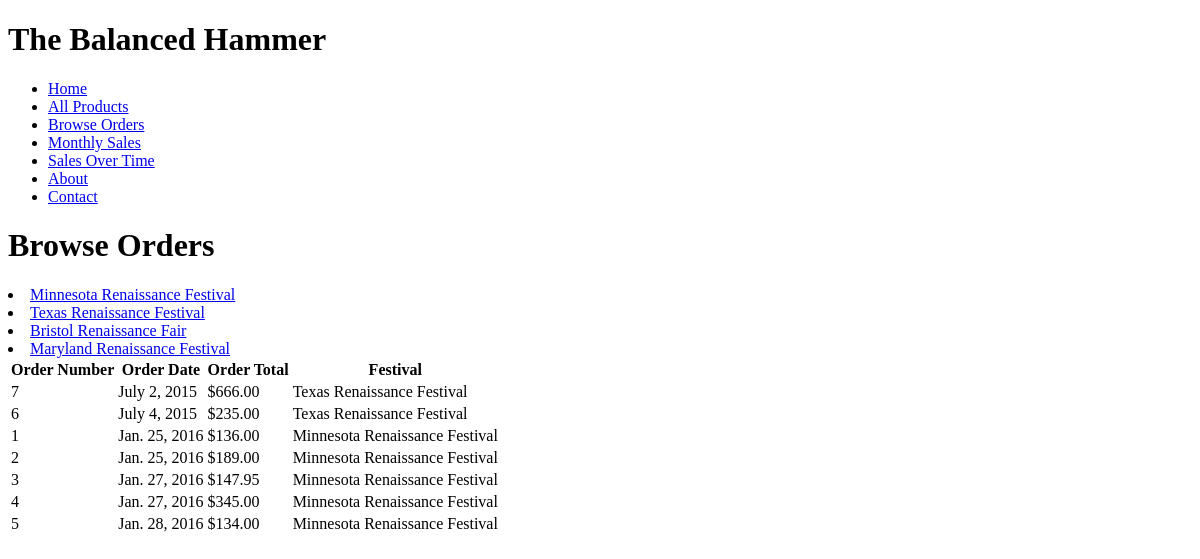
The app's page /products/reports/orders/, older data.
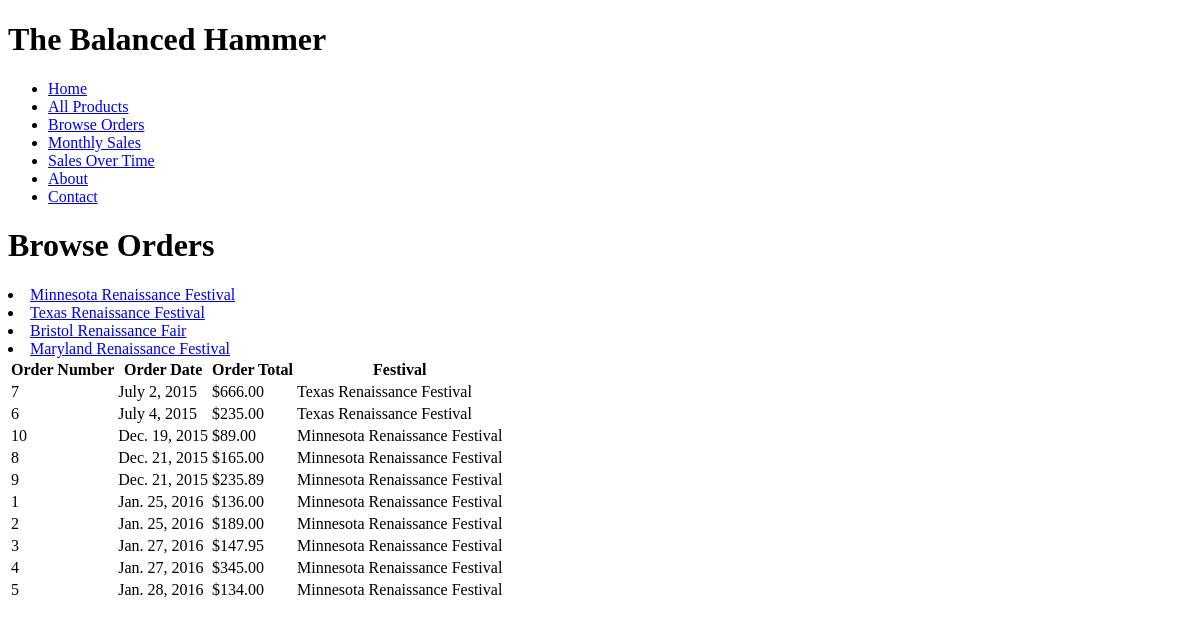
The same page, newer data.
### products/models.py (models this page shows, shortened)
class Festival(models.Model):
	festival_name = models.CharField(max_length=250)
	festival_city = models.CharField(max_length=50)
	festival_state = models.CharField(max_length=2)
	def __str__(self):
		return self.festival_name

class Order(models.Model):
	order_date = models.DateField(auto_now_add=False)
	order_total = models.FloatField()
	order_festival = models.ForeignKey(Festival, on_delete=models.CASCADE,)
	order_complete = models.BooleanField()
	class Meta:
		ordering = ["order_date"]
	def __str__(self):
		return str(self.id)

### products/views.py (the view)
# urls.py: url(r'^reports/orders/(?P<festival>[0-9]+)/$', views.browse_orders,
def browse_orders(request, festival=None):
	festival_list = Festival.objects.all()
	if festival:
		orders_list = Order.objects.filter(order_festival=festival)
	else:
		orders_list = Order.objects.all()
	return render(request, 'products/orders.html', {
		'festival_list': festival_list,
		'orders_list': orders_list,
		'festival': festival,
		})

### products/templates/products/orders.html (shortened to what this page needs)
{% extends 'products/base.html' %}
{% block content %}
	<h1>Browse Orders</h1>
	<nav>
		{% for festival in festival_list %}
			<li><a href="{% url 'products:orders_by_festival_list_view' festival=festival.id %}">
				{{ festival }}
			</a></li>
		{% endfor %}
	</nav>
	{% if orders_list %}
			<table>
			<tr>
				<th>Order Number</th>
				<th>Order Date</th>
				<th>Order Total</th>
				<th>Festival</th>
			</tr>
			{% for order in orders_list %}
			<tr>
				<td>{{ order }}</td>
				<td>{{ order.order_date }}</td>
				<td>${{ order.order_total|floatformat:2 }}</td>
				<td>{{order.order_festival }}</td>
			</tr>
			{% endfor %}
		</table>
	{% else %}
		<p>No products available.</p>
	{% endif %}
{% endblock %}

Row changes from the older to the newer data that the page shows:
added Order: id "10", order_date "Dec. 19, 2015", order_total "89.00", order_festival "Minnesota Renaissance Festival"
added Order: id "8", order_date "Dec. 21, 2015", order_total "165.00", order_festival "Minnesota Renaissance Festival"
added Order: id "9", order_date "Dec. 21, 2015", order_total "235.89", order_festival "Minnesota Renaissance Festival"
